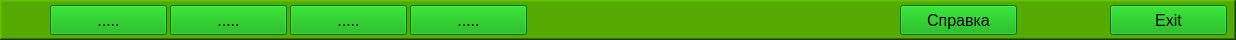
       <widget class="QFrame" name="MainDownFrame">
        <property name="minimumSize">
         <size>
          <width>0</width>
          <height>40</height>
         </size>
        </property>
        <property name="maximumSize">
         <size>
          <width>16777215</width>
          <height>40</height>
         </size>
        </property>
        <property name="layoutDirection">
         <enum>Qt::LeftToRight</enum>
        </property>
        <property name="autoFillBackground">
         <bool>true</bool>
        </property>
        <property name="styleSheet">
         <string notr="true">background-color: rgb(85, 170, 0);</string>
        </property>
        <property name="frameShape">
         <enum>QFrame::WinPanel</enum>
        </property>
        <property name="frameShadow">
         <enum>QFrame::Raised</enum>
        </property>
        <widget class="QPushButton" name="btn_pushButton_exit">
         <property name="geometry">
          <rect>
           <x>1110</x>
           <y>5</y>
           <width>117</width>
           <height>30</height>
          </rect>
         </property>
         <property name="font">
          <font>
           <pointsize>12</pointsize>
          </font>
         </property>
         <property name="autoFillBackground">
          <bool>false</bool>
         </property>
         <property name="styleSheet">
          <string notr="true">background-color: rgb(0, 170, 0);
border-bottom-color: rgb(255, 255, 127);</string>
         </property>
         <property name="text">
          <string>Exit</string>
         </property>
        </widget>
        <widget class="QPushButton" name="btn_pushButton_help">
         <property name="geometry">
          <rect>
           <x>900</x>
           <y>5</y>
           <width>117</width>
           <height>30</height>
          </rect>
         </property>
         <property name="font">
          <font>
           <pointsize>12</pointsize>
          </font>
         </property>
         <property name="layoutDirection">
          <enum>Qt::LeftToRight</enum>
         </property>
         <property name="autoFillBackground">
          <bool>false</bool>
         </property>
         <property name="styleSheet">
          <string notr="true">background-color: rgb(0, 170, 0);
border-bottom-color: rgb(255, 255, 127);</string>
         </property>
         <property name="text">
          <string>Справка</string>
         </property>
        </widget>
        <widget class="QPushButton" name="pushButton_6">
         <property name="geometry">
          <rect>
           <x>50</x>
           <y>5</y>
           <width>117</width>
           <height>30</height>
          </rect>
         </property>
         <property name="font">
          <font>
           <pointsize>12</pointsize>
          </font>
         </property>
         <property name="autoFillBackground">
          <bool>false</bool>
         </property>
         <property name="styleSheet">
          <string notr="true">background-color: rgb(0, 170, 0);
border-bottom-color: rgb(255, 255, 127);</string>
         </property>
         <property name="text">
          <string>.....</string>
         </property>
        </widget>
        <widget class="QPushButton" name="pushButton_7">
         <property name="geometry">
          <rect>
           <x>170</x>
           <y>5</y>
           <width>117</width>
           <height>30</height>
          </rect>
         </property>
         <property name="font">
          <font>
           <pointsize>12</pointsize>
          </font>
         </property>
         <property name="autoFillBackground">
          <bool>false</bool>
         </property>
         <property name="styleSheet">
          <string notr="true">background-color: rgb(0, 170, 0);
border-bottom-color: rgb(255, 255, 127);</string>
         </property>
         <property name="text">
          <string>.....</string>
         </property>
        </widget>
        <widget class="QPushButton" name="pushButton_8">
         <property name="geometry">
          <rect>
           <x>290</x>
           <y>5</y>
           <width>117</width>
           <height>30</height>
          </rect>
         </property>
         <property name="font">
          <font>
           <pointsize>12</pointsize>
          </font>
         </property>
         <property name="autoFillBackground">
          <bool>false</bool>
         </property>
         <property name="styleSheet">
          <string notr="true">background-color: rgb(0, 170, 0);
border-bottom-color: rgb(255, 255, 127);</string>
         </property>
         <property name="text">
          <string>.....</string>
         </property>
        </widget>
        <widget class="QPushButton" name="pushButton_9">
         <property name="geometry">
          <rect>
           <x>410</x>
           <y>5</y>
           <width>117</width>
           <height>30</height>
          </rect>
         </property>
         <property name="font">
          <font>
           <pointsize>12</pointsize>
          </font>
         </property>
         <property name="autoFillBackground">
          <bool>false</bool>
         </property>
         <property name="styleSheet">
          <string notr="true">background-color: rgb(0, 170, 0);
border-bottom-color: rgb(255, 255, 127);</string>
         </property>
         <property name="text">
          <string>.....</string>
         </property>
        </widget>
       </widget>
